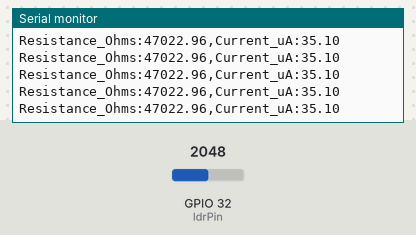
Simulated run of this sketch. Board: ESP32. Shown: the last lines printed to the serial monitor. The test bench sets the inputs (shaded band); at power-on: GPIO 32 (ldrPin) = 2048 (analog values on the 0–4095 scale).

Above: at 1.2 s.
1.3 s: GPIO 32 (ldrPin) set to 2866
At 2.0 s:
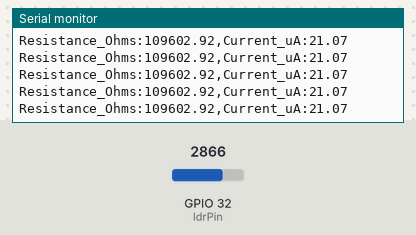
2.8 s: GPIO 32 (ldrPin) set to 3603
At 3.5 s:
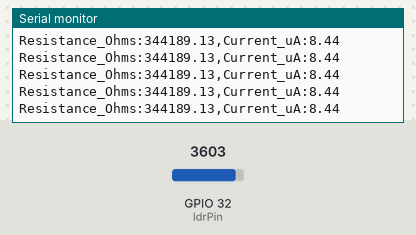
Timing chart, 0 to 5.8 s (numbered marks = the images above; inputs shaded):
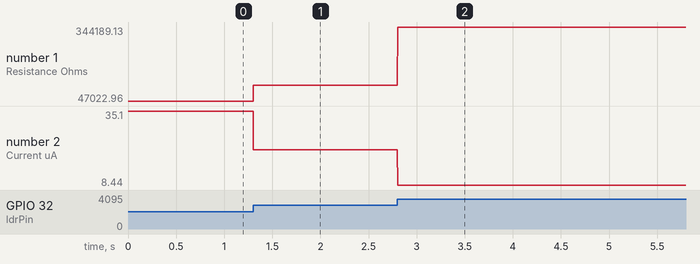

The sketch:

ECE342_Block1_VerificationCode.ino
```cpp
const int ldrPin = 32;       // Pin on ESP32
const float R2 = 47000.0;
const float V_supply = 3.3;  // Power supply voltage [SET EQUAL TO POWER SUPPLY VOLTAGE]

void setup() {
  Serial.begin(115200);
  analogReadResolution(12);  // Sets ADC range from 0 to 4095
}

void loop() {
  int adcValue = analogRead(ldrPin);

  // Converts ADC to Voltage at the junction (Vph)
  float Vph = adcValue * (3.3 / 4095.0);

  // Calculates voltage across the 47k resistor (V_R2)
  float VR2 = V_supply - Vph;

  // Calculate Current in uA
  float current_uA = (VR2 / R2) * 1000000.0;

  // Calculate Photoresistor Resistance (Rph)
  float Rph = 0;
  if (Vph < V_supply && Vph > 0) {
    Rph = R2 * (Vph / (V_supply - Vph));
  }


  // --- OUTPUT FOR SERIAL PLOTTER ---
  // Line 1 = Resistance (Ohms), Line 2 = Current (uA)
  Serial.print("Resistance_Ohms:");
  Serial.print(Rph);
  Serial.print(",");

  Serial.print("Current_uA:");
  Serial.println(current_uA);

  // Sampling delay (e.g., 4 = 4ms)
  // Use 4ms to sample to measure increase/decreamse time for resistance changes
  // Use 250ms to show current through circuit (not required, but easier to read)
  delay(4);
}
```

Measured:
- after the input at 1.3 s, the serial monitor: prints a new line at once (image 1)
- after the input at 2.8 s, the serial monitor: prints a new line at once (image 2)
- plotted number 1: 47022.96 → 109602.92 after the input at 1.3 s, 109602.92 → 344189.13 after the input at 2.8 s
- plotted number 2: 35.1 → 21.07 after the input at 1.3 s, 21.07 → 8.44 after the input at 2.8 s
